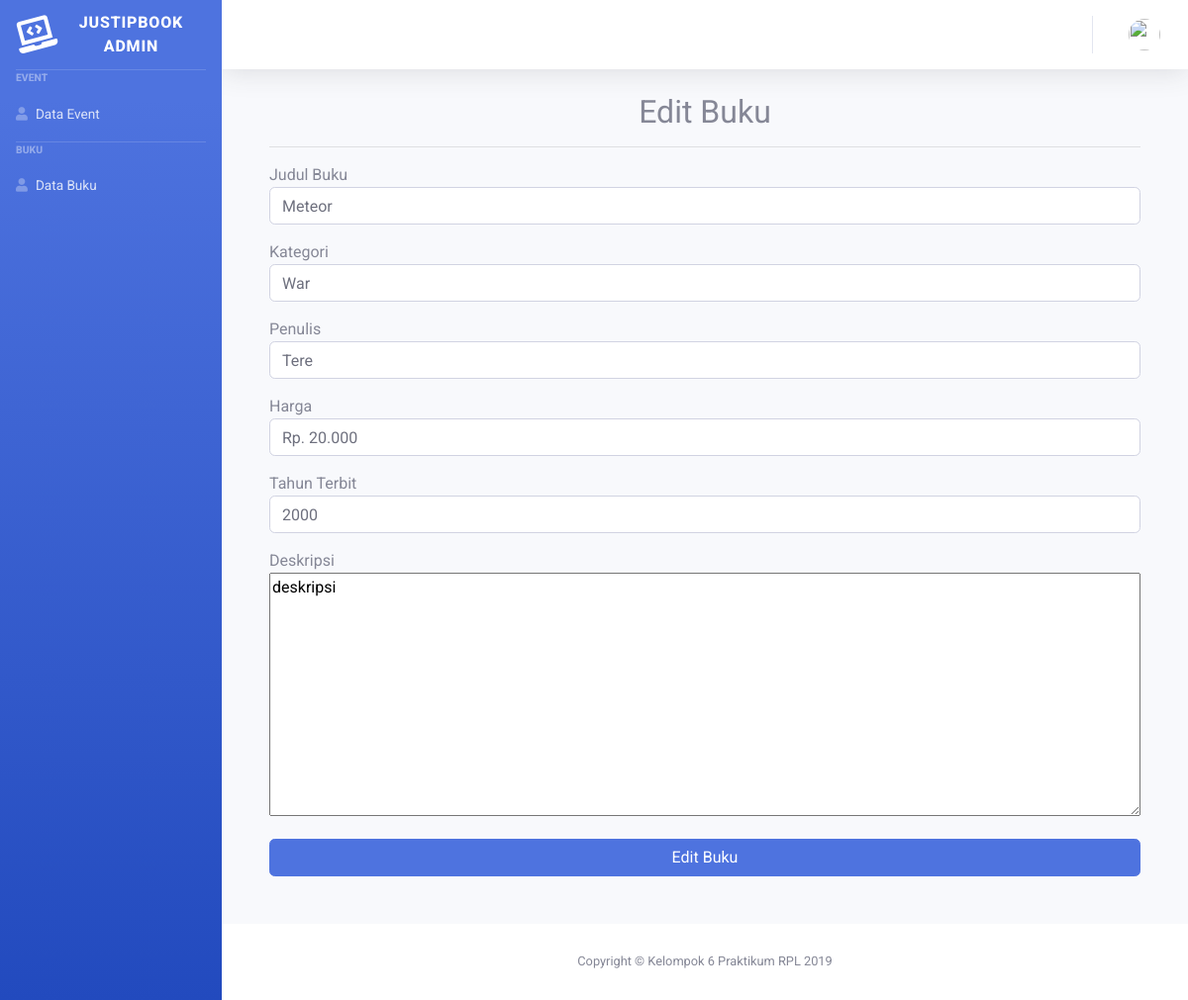
The page /admin/editbuku/1 on the database its author committed.
### tables this page shows
CREATE TABLE `buku` (
  `id_buku` int(11) NOT NULL,
  `id_event` int(11) NOT NULL,
  `judul` varchar(255) NOT NULL,
  `deskripsi` varchar(255) NOT NULL,
  `kategori` varchar(255) NOT NULL,
  `penulis` varchar(255) NOT NULL,
  `tahun_terbit` varchar(255) NOT NULL,
  `harga` varchar(255) NOT NULL,
  `gambar` varchar(255) NOT NULL
);

### application/controllers/Admin.php (called while the page is built, shortened)
<?php
class Admin extends CI_Controller
{
    public function __construct()
    {
        $this->load->library('form_validation');
        $this->load->helper(array('form', 'url'));
        $this->load->model('ModelBuku');
        $this->load->model('ModelEvents');
    }
    public function editBuku($idBuku)
    {
        $data['title'] = "Edit Buku";
        $data['user'] = $this->db->get_where('user', ['username' => $this->session->userdata('username')])->row_array();
        $data['buku'] = $this->db->get_where('buku', ['id_buku' => $idBuku])->result_array();
        $this->load->view('templates/admin/auth_header', $data);
        $this->load->view('templates/admin/sidebar');
        $this->load->view('admin/editbuku');
        $this->load->view('templates/admin/auth_footer');
    }
}

### index.php (called while the page is built, shortened)
<?php
require_once BASEPATH.'core/CodeIgniter.php';

### application/views/admin/editBuku.php (the view, shortened to what this page needs)
<?php foreach ($buku as $details) : ?>
    <div class="container-fluid">
        <div class="container">
            <div class="box">
                <center>
                    <h2>Edit Buku</h2>
                </center>
                <hr>
                <form action="<?= base_url('admin/updatebuku') ?>" method="post">
                    <div class="form-group">
                        <?php echo "Judul Buku"; ?>
                        <input type="text" class="form-control form-control-user" id="judulBuku" name="judul" placeholder="Masukkan Judul Buku" value="<?= $details['judul'] ?>">
                    </div>
                    <div class="form-group">
                        <?php echo "Kategori"; ?>
                        <input type="text" class="form-control form-control-user" id="kategoriBuku" name="kategori" placeholder="Masukkan Kategori Buku" value="<?= $details['kategori'] ?>">
                    </div>
                    <div class="form-group">
                        <?php echo "Penulis"; ?>
                        <input type="text" class="form-control form-control-user" id="penulisBuku" name="penulis" placeholder="Masukkan Penulis Buku" value="<?= $details['penulis'] ?>">
                    </div>
                    <div class="form-group">
                        <?php echo "Harga"; ?>
                        <input type="text" class="form-control form-control user" name="harga" id="hargaBuku" placeholder="Masukkan Harga Buku" value="<?= $details['harga'] ?>">
                    </div>
                    <div class="form-group">
                        <?php echo "Tahun Terbit"; ?>
                        <input type="text" class="form-control form-control user" name="tahun_terbit" id="hargaBuku" placeholder="Masukkan Tahun Terbit Buku" value="<?= $details['tahun_terbit'] ?>">
                    </div>
                    <div class="form-group">
                        <?php echo "Deskripsi"; ?>
                        <textarea name="deskripsi" id="deskripsi-buku" cols="30" rows="10" class="boxsizingBorder"><?= $details['deskripsi'] ?></textarea>
                    </div>
                    <button type="submit" class="btn btn-primary btn-user btn-block">
                        Edit Buku
                    </button>
                </form>
                <br><br>
            </div>
        </div>
    </div>
<?php endforeach ?>
<footer class="sticky-footer bg-white">
    <div class="container my-auto">
        <div class="copyright text-center my-auto">
            <span>Copyright &copy; Kelompok 6 Praktikum RPL 2019</span>
        </div>
    </div>
</footer>
</div>
</div>

### assets/css/style.css (style rules this page uses)
* { font-family: 'Roboto', sans-serif; }
body { background-color: #2F2B32; }
.boxsizingBorder { width: 100%; }

### rows shown on the page
buku: judul "Meteor", kategori "War", penulis "Tere", harga "Rp. 20.000", tahun_terbit "2000", deskripsi "deskripsi"
